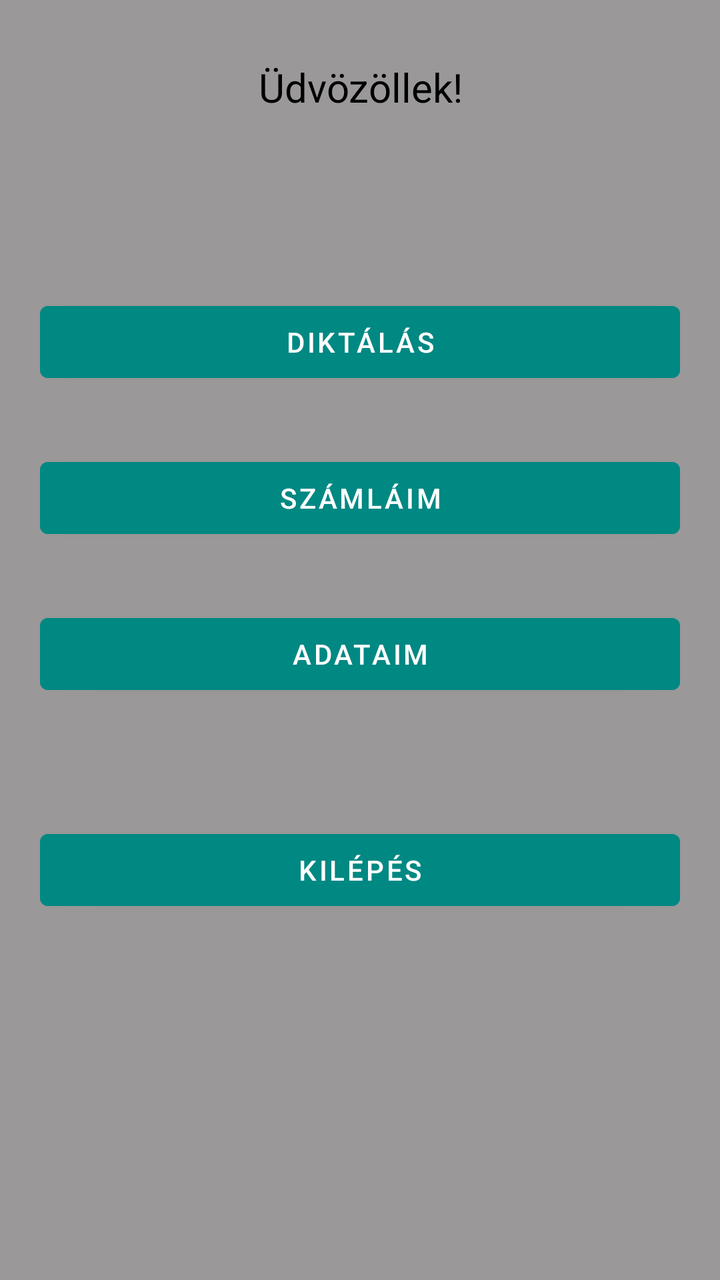
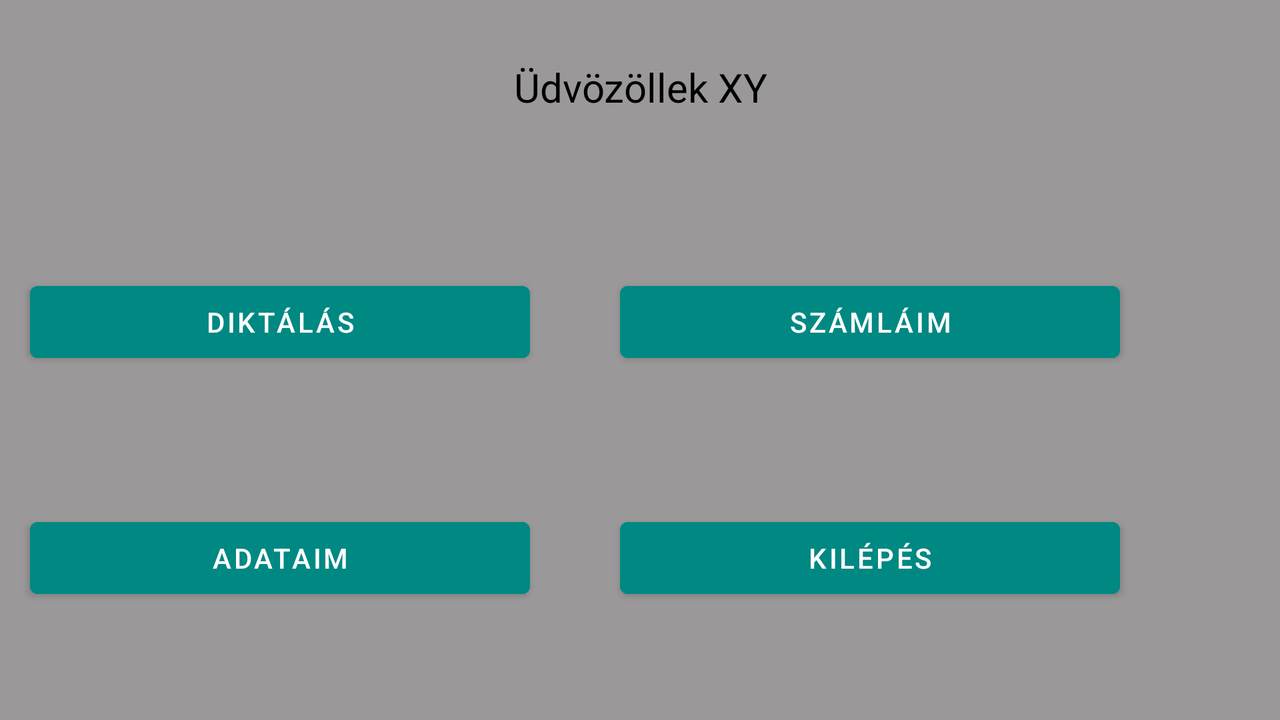

First picture: res/layout/ on a phone held upright. Second picture: the repository's own variant of that layout, on a device whose configuration matches the variant's folder. Source for both follows.
<!-- AndroidManifest.xml: application theme Theme.OnlineAramLejelentes -->
<!-- res/layout/activity_home.xml -->
<?xml version="1.0" encoding="utf-8"?>
<ScrollView
    xmlns:android="http://schemas.android.com/apk/res/android"
    android:layout_width="fill_parent"
    android:layout_height="fill_parent"
    android:background="@color/gray">
<LinearLayout
xmlns:android="http://schemas.android.com/apk/res/android"
xmlns:app="http://schemas.android.com/apk/res-auto"
xmlns:tools="http://schemas.android.com/tools"
android:layout_width="match_parent"
android:layout_height="match_parent"
android:orientation="vertical"

tools:context=".Home">


    <TextView
        android:id="@+id/welcome"
        android:layout_width="match_parent"
        android:layout_height="wrap_content"
        android:layout_marginLeft="20dp"
        android:layout_marginTop="30dp"
        android:layout_marginRight="20dp"
        android:layout_marginBottom="60dp"

        android:textColor="@color/text"
        android:text="Üdvözöllek!"
        android:textAlignment="center"
        android:textSize="20sp" />

    <Button
        android:id="@+id/diktalas"
        android:layout_width="match_parent"
        android:layout_height="wrap_content"
        android:layout_marginLeft="20dp"
        android:layout_marginTop="30dp"
        android:layout_marginRight="20dp"
        android:onClick="diktalas"
        android:backgroundTint="@color/button"
        android:text="@string/diktalas" />

    <Button
        android:id="@+id/szamlaim"
        android:layout_width="match_parent"
        android:layout_height="wrap_content"
        android:layout_marginLeft="20dp"
        android:layout_marginTop="30dp"
        android:layout_marginRight="20dp"
        android:onClick="szamlaim"
        android:backgroundTint="@color/button"
        android:text="@string/szamlaim"
        />

    <Button
        android:id="@+id/adataim"
        android:layout_width="match_parent"
        android:layout_height="wrap_content"
        android:layout_marginLeft="20dp"
        android:layout_marginTop="30dp"
        android:layout_marginRight="20dp"
        android:onClick="adataim"
        android:backgroundTint="@color/button"
        android:text="@string/adataim" />

    <Button
        android:id="@+id/kilepes"
        android:layout_width="match_parent"
        android:layout_height="wrap_content"
        android:layout_marginLeft="20dp"
        android:layout_marginTop="60dp"
        android:layout_marginRight="20dp"
        android:onClick="onExit"
        android:backgroundTint="@color/button"
        android:text="@string/kilepes" />
</LinearLayout>
</ScrollView>
<!-- resources referenced by this layout -->
<resources>
  <color name="button">#FF008883</color>
  <color name="gray">#9A9898</color>
  <color name="text">#000000</color>
  <string name="adataim">Adataim</string>
  <string name="diktalas">Diktálás</string>
  <string name="kilepes">Kilépés</string>
  <string name="szamlaim">Számláim</string>
  <style name="Theme.OnlineAramLejelentes" parent="Theme.MaterialComponents.DayNight.DarkActionBar">
          
          <item name="colorPrimary">@color/purple_500</item>
          <item name="colorPrimaryVariant">@color/purple_700</item>
          <item name="colorOnPrimary">@color/white</item>
          
          <item name="colorSecondary">@color/teal_200</item>
          <item name="colorSecondaryVariant">@color/teal_700</item>
          <item name="colorOnSecondary">@color/black</item>
          
          <item name="android:statusBarColor" tools:targetApi="l">?attr/colorPrimaryVariant</item>
          
      </style>
  <color name="purple_500">#FF6200EE</color>
  <color name="purple_700">#FF3700B3</color>
  <color name="white">#FFFFFFFF</color>
  <color name="teal_200">#FF03DAC5</color>
  <color name="teal_700">#FF018786</color>
  <color name="black">#FF000000</color>
</resources>
<!-- res/layout-land/activity_home.xml (the repository's variant of the layout above) -->
<!-- drawn on the phone turned sideways -->
<?xml version="1.0" encoding="utf-8"?>
<ScrollView
    xmlns:android="http://schemas.android.com/apk/res/android"
    android:layout_width="fill_parent"
    android:layout_height="fill_parent"
    android:background="@color/gray">
<LinearLayout
xmlns:android="http://schemas.android.com/apk/res/android"
xmlns:app="http://schemas.android.com/apk/res-auto"
xmlns:tools="http://schemas.android.com/tools"
android:layout_width="match_parent"
android:layout_height="match_parent"
android:orientation="vertical"


tools:context=".Home">


    <TextView
        android:id="@+id/welcome"

        android:textColor="@color/text"
        android:layout_width="match_parent"
        android:layout_height="wrap_content"
        android:layout_marginLeft="20dp"
        android:layout_marginTop="30dp"
        android:layout_marginRight="20dp"
        android:layout_marginBottom="60dp"
        android:text="Üdvözöllek XY"
        android:textAlignment="center"
        android:textSize="20sp" />

    <androidx.constraintlayout.widget.ConstraintLayout
        android:layout_width="match_parent"
        android:layout_height="wrap_content"
        android:layout_marginTop="20dp"
        android:layout_marginBottom="50dp"
        tools:context=".Registration">

        <Button
            android:id="@+id/diktalas"
            android:layout_width="250dp"
            android:layout_height="match_parent"
            android:layout_marginStart="50dp"
            android:layout_marginEnd="80dp"
            android:onClick="diktalas"
            android:backgroundTint="@color/button"
            android:text="@string/diktalas"
            app:layout_constraintBottom_toBottomOf="parent"
            app:layout_constraintEnd_toStartOf="@+id/szamlaim"
            app:layout_constraintStart_toStartOf="parent"
            app:layout_constraintTop_toTopOf="parent" />

        <Button
            android:id="@+id/szamlaim"
            android:layout_width="250dp"
            android:layout_height="match_parent"
            android:layout_marginEnd="80dp"
            android:text="@string/szamlaim"
            android:onClick="szamlaim"
            android:backgroundTint="@color/button"
            app:layout_constraintBottom_toBottomOf="parent"
            app:layout_constraintEnd_toEndOf="parent"
            app:layout_constraintTop_toTopOf="parent" />

    </androidx.constraintlayout.widget.ConstraintLayout>

    <androidx.constraintlayout.widget.ConstraintLayout
        android:layout_width="match_parent"
        android:layout_height="wrap_content"
        android:layout_marginTop="20dp"
        tools:context=".Registration">

        <Button
            android:id="@+id/adataim"
            android:layout_width="250dp"
            android:layout_height="match_parent"
            android:layout_marginStart="50dp"
            android:layout_marginEnd="80dp"
            android:text="@string/adataim"
            android:onClick="adataim"
            android:backgroundTint="@color/button"
            app:layout_constraintBottom_toBottomOf="parent"
            app:layout_constraintEnd_toStartOf="@+id/kilepes"
            app:layout_constraintStart_toStartOf="parent"
            app:layout_constraintTop_toTopOf="parent" />

        <Button
            android:id="@+id/kilepes"
            android:layout_width="250dp"
            android:layout_height="match_parent"
            android:layout_marginEnd="80dp"
            android:text="@string/kilepes"
            android:onClick="onExit"
            android:backgroundTint="@color/button"
            app:layout_constraintBottom_toBottomOf="parent"
            app:layout_constraintEnd_toEndOf="parent"
            app:layout_constraintTop_toTopOf="parent" />

    </androidx.constraintlayout.widget.ConstraintLayout>

</LinearLayout>
</ScrollView>
